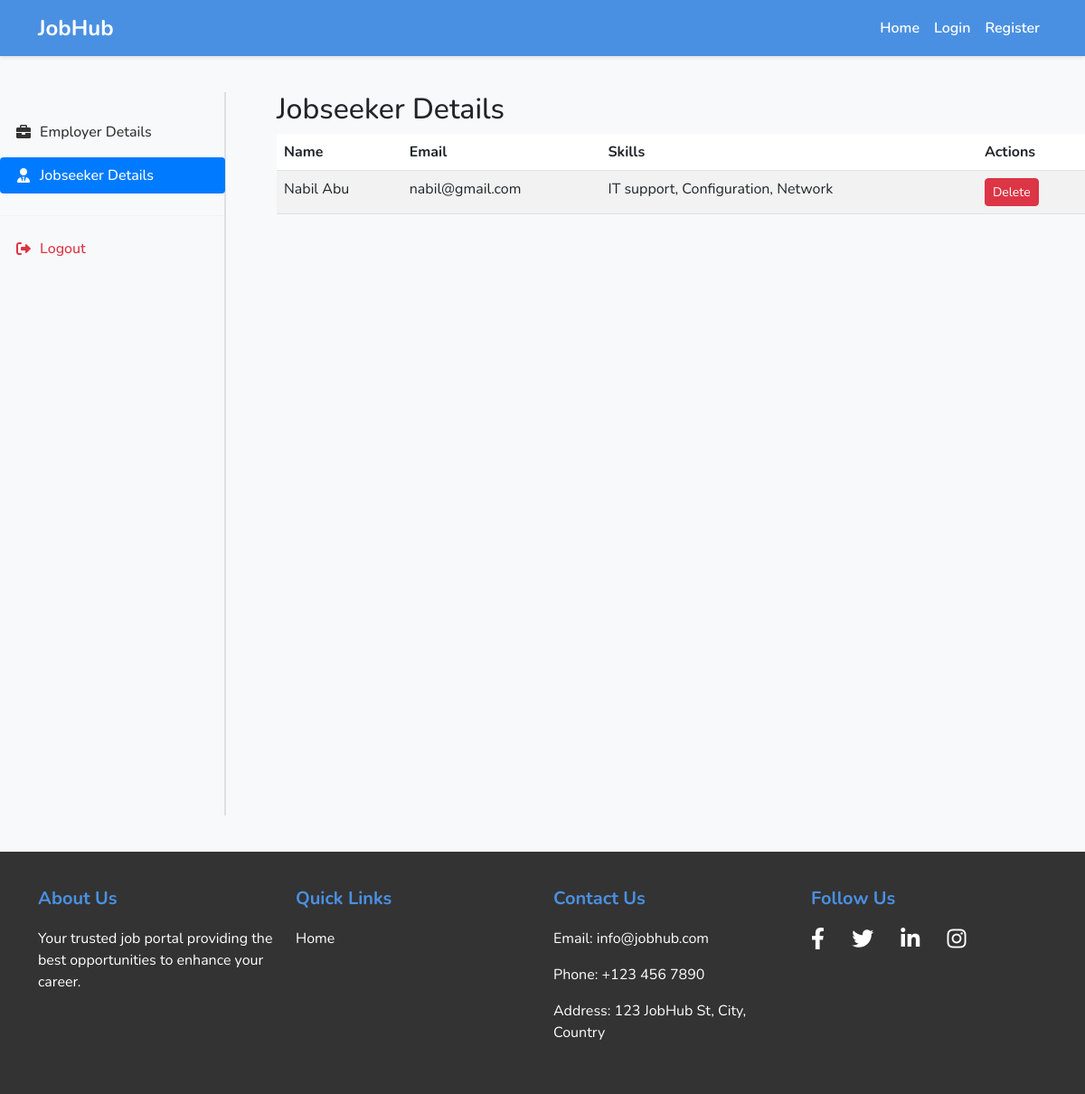
The app's page /manager/dashboard/jobseeker-details/ with its own data.
### profiles/models.py (models this page shows, shortened)
class JobSeeker(models.Model):
    user = models.OneToOneField(User, on_delete=models.CASCADE)
    first_name = models.CharField(max_length=200)
    category = models.ForeignKey(JobCategory, on_delete=models.SET_NULL, null=True, blank=True)
    last_name = models.CharField(max_length=200)
    email = models.EmailField(max_length=200, unique=True)
    phone_number = models.CharField(max_length=13)
    location = models.CharField(max_length=100)
    resume = models.FileField(upload_to='resumes/', blank=True, null=True)
    skills = models.CharField(max_length=400, null=True)
    created_at = models.DateTimeField(auto_now_add=True)
    updated_at = models.DateTimeField(auto_now=True)

### manager/views.py (the view)
# urls.py: path('dashboard/jobseeker-details/', views.jobseeker_details, name='jobseeker_details'),
def jobseeker_details(request):
    jobseekers = JobSeeker.objects.all()
    context = {'jobseekers':jobseekers}
    return render(request, 'manager/jobseeker_details.html', context)

### profiles/context_processors.py (called while the page is built)
def employer_users(request):
    employer_users = User.objects.filter(employer__isnull=False)
    context = {'employer_users':employer_users}
    return context

### templates/manager/jobseeker_details.html (shortened to what this page needs)
{% extends "base.html" %}
{% load static %}
{% block styles %}
{{ block.super }}
{% endblock %}
{% block body %}
<div class="row">
    <div class="col-md-3">
        {% include 'manager/sidebar.html' %}
    </div>
    <div class="col-md-9">
        <h2>Jobseeker Details</h2>
        {% if jobseekers %}
        <table class="table table-striped">
            <thead>
                <tr>
                    <th>Name</th>
                    <th>Email</th>
                    <th>Skills</th>
                    <th>Actions</th>
                </tr>
            </thead>
            <tbody>
                {% for jobseeker in jobseekers %}
                <tr>
                    <td>{{ jobseeker.first_name }} {{ jobseeker.last_name }}</td>
                    <td>{{ jobseeker.email }}</td>
                    <td>{{ jobseeker.skills }}</td>
                    <td>
                        <form method="POST" action="{% url 'delete_company' jobseeker.user.id %}">
                            <button type="submit" class="btn btn-danger btn-sm">Delete</button>
                        </form>
                    </td>
                </tr>
                {% endfor %}
            </tbody>
        </table>
        {% else %}
        <div>
            No Jobseekers Found.
        </div>
        {% endif %}
    </div>
</div>
{% endblock %}

### static/base.css (style rules this page uses)
body { font-family: 'Nunito', sans-serif !important; margin: 0; padding: 0; box-sizing: border-box; background-color: #f8f9fa; display: flex; flex-direction: column; min-height: 100vh; }

### records on screen
JobSeeker: first_name "Nabil", last_name "Abu", email "nabil@gmail.com", skills "IT support, Configuration, Network"
